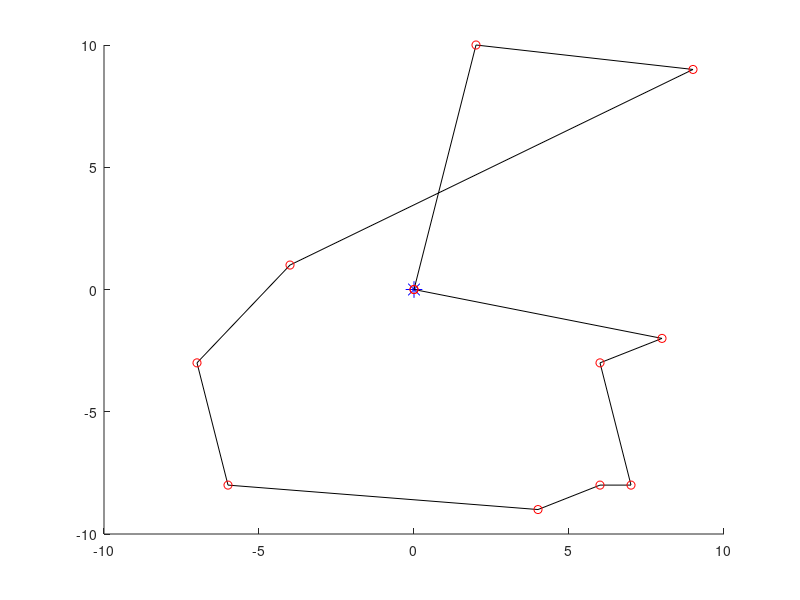
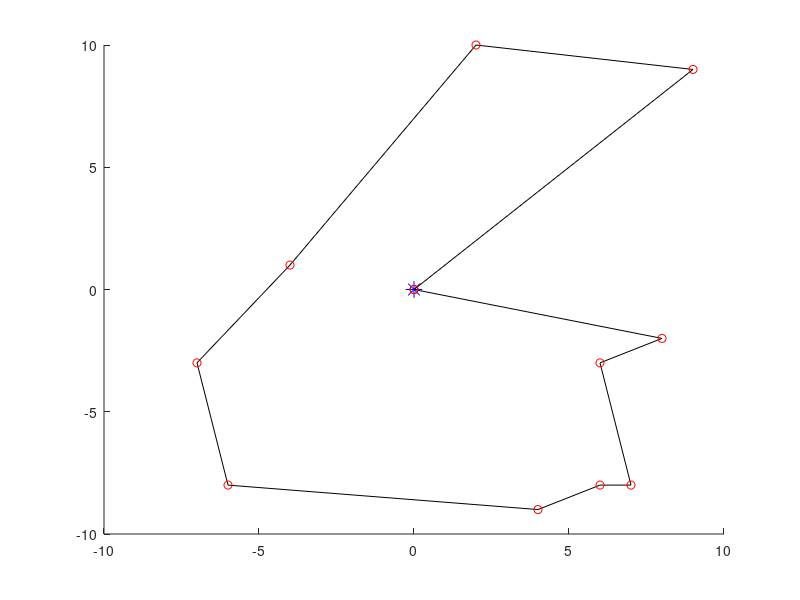
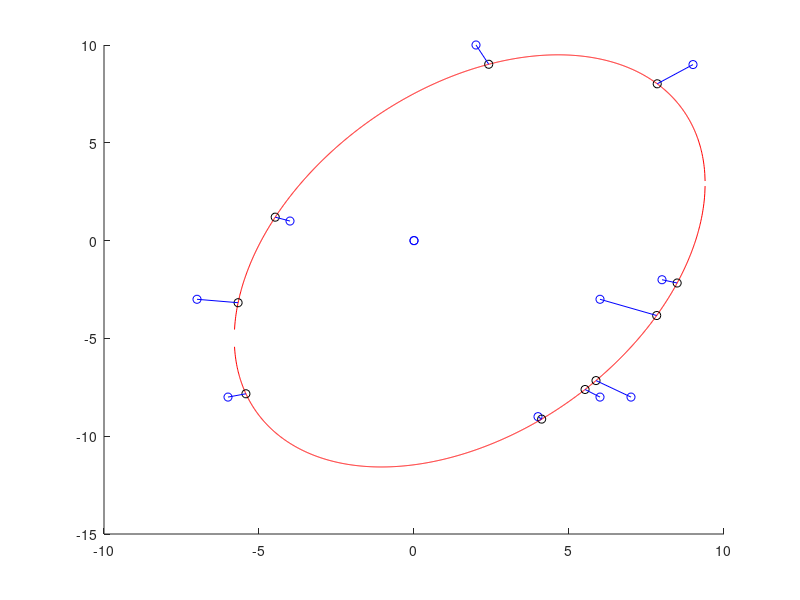

Here is the MATLAB script that generated these plots, in order:
function[] = TDRA( )
% This main function will execute the entirety of the Truck and Drone 
% routing algorithm. 

%%%
% When it comes to calculating the "travel time between two customers" we will 
% use the distance between the two nodes for trucks. When calculating the 
% travel time between two customers by UAV, we will use the distance but 
% divided by a speed factor of 1.5.
%%%

    % Variables 
    %      C0            Set of customer locations with depot as the starting
    %                     location where C0.x is the x location of the
    %                     customers and C0.y is the y locations of the
    %                     customers. 
    %       c            Number of customers
    %       U            Set of drones
    %       u            Number of drones
    % aafDistancesTruck  Travel times between two customers i & j by truck
    %     soln           Our representation of the solution where:
    %                      ansoln.Part1 represents the sequence of customers
    %                          visited by the truck
    %                      ansoln.Part2 represents the assignment of
    %                          customers to UAVs & also the sequence of
    %                          visits by each UAV
    %                      ansoln.Part3 represents the launch locations of
    %                          each UAV for every flight
    %                      ansoln.Part4 represents the reconvene locations of
    %                          each UAV for every flight
    %       Rmax         Maximum number of iterations that our heuristic
    %                      will run
    %       WeightInfo   The weight of each heuristic which serves as an
    %                      indicator of the performance of the heuristic

    
    
    
    % Generate customer locations
%     C0.x = (50 - -50)*rand(1, 4) + -50;
%     C0.y = (50 - -50)*rand(1, 4) + -50;
%     C0.x = [ 0 -10 0 0 ]; % we treat the first slot as the depot;
%     C0.y = [ 0 0 -10 -5 ];  % we treat the first slot as the depot;
%     C0.x = [ 0 randi([-10, 10], 1, 10) 0 ];
%     C0.y = [ 0 randi([-10, 10], 1, 10) 0 ];
    
    C0.x = [ 0 -4 -7 -6 4 6 2 9 8 7 6 0 ];
    C0.y = [ 0 1 -3 -8 -9 -3 10 9 -2 -8 -8 0];
    
% %          0  1  2  3  4  0   Customer ID
% %          1  2  3  4  5  6   Indices
%     C0.x = [ 0  8  6 -7  1  0 ];
%     C0.y = [ 0 -2 -3 -3  2  0 ];

%            0  1  2  3  4  5  6  0  Customer ID
%            1  2  3  4  5  6  7  8  Indices
%     C0.x = [ 0 -2 -3  2  2  7 -4  0 ]; 
%     C0.y = [ 0  4  1  4  3  1  3  0 ]; 

% 
%     C0.x = [0, 1, 2, 3, 3, 2, 1, 0 ]
%     C0.y = [0, 1, 1, 0.1, -1, -1, -1, 0]

%%%%%%%%%%%%%%%%%%%%%%%%Testing ellipse fitting %%%%%%%%%%%%%%%%%%%%%%%%
% Slanted ellipse
%     C0.x = [ 1, 2, 3, 4, 4.5, 5, 5.5, 6, 6, 5.7, 5.5, 5, 4, 3, 1, ...
%              -1, -3, -6, -7, -7.5, -7, -6, ...
%              -3, -2, -1, -4, -5];
%     C0.y = [ 7, 6, 5, 4, 3, 2, 0.5, -1, -1.5, -3.5, -4, -5, -5.3, -5.2, -4.5,...
%              8, 8, 7, 6, 4, 2, 0, ...
%              -2.5, -3, -3.5, -1.5, -1];
    

% Ellipse along x axis; This works well 
%     C0.x = [ -3, -2.5, -2, -1.5, -1, -.5, 0, .5, 1, 1.5, 2, 2.5, 3, -3, -2.5, -2, -1.5, -1, -.5, 0, .5, 1, 1.5, 2, 2.5, 3 ];
%     C0.y = [ 0.54, 1.06, 1.34, 1.52, 1.64, 1.71, 1.73, 1.71, 1.64, 1.54, 1.34, 1.06, .54, -0.54, -1.06, -1.34, -1.52, -1.64, -1.71, -1.73, -1.71, -1.64, -1.54, -1.34, -1.06, -.54 ];

% Ellipse along y axis
%     C0.x = [ 0 [ -2 : 0.5 : 2 ] [ -2 : 0.5 : 2 ] 0]
%     C0.y = [0 sqrt( 1 - (C0.x(1 : 9).^2)/4 ) [ -1*sqrt( 1 - (C0.x(10 : 18).^2)/4 ) ] 0 ]
    



    % Plot the customer locations
%     hold on
%     figure( 1 );
%     plot(0,0,'b*', 'MarkerSize', 12)
%     plot(C0.x, C0.y, 'bo')
%     hold off

    
    % Numbers of customers (excluding the depot) 
    c = length(C0.x) - 2;
    
    % Number of drones
    U = [1, 2];
    u = length(U);
    
    % Initial and final temperature (Inputs for SA)
    T0 = 90;
    TFinal = 0.01; 
    Beta_SA = 0.99;
    Imax = 20;
    
    % Calculate the distances between each all points
    % Here, our first row of the columns is how far our depot is from each 
    % of the customers. 
    aafDistances = calculateDistances(C0.x, C0.y);
    
    
    % Initialize solution data structure
    soln.anPart1 = zeros(1, length(C0.x));  % the Truck Route
    soln.anPart2 = [-1];  % Assignment of customers to UAVs
    soln.anPart3 = [-1];  % Launch locations of the UAVs
    soln.anPart4 = [-1];  % Reconvene locations of the UAVs
    
    
    % Generate initial solution s, to the STRPD based on SA
    s = simulatedAnnealing(c, aafDistances, soln, T0, TFinal, Beta_SA, Imax, u);
    
%%%%%%%%%%%%%%%%%%%%%%%%%%%%%%%%%%%%%%%%%%%%%%%%%%%%%%%%%%%%%%%%%%%%%%%%
    % Test plotting our path with drones
    % THis is correct btw
%     s.anPart1 = [ 0 4 2 3 0 ];
%     s.anPart3 = [ 2 -1 ];   % These indices refer to the cell number in part 1, so this is wrong. 
%     s.anPart2 = [ 1 -1 ];   % visits customer 1
%     s.anPart4 = [ 3 -1 ];   % returns to index 2 of s.anPart1 (which is customer 3)
% 
%     s.anPart1 = [ 0 4 3 1 2 0 ];    % MOST RECENT TEST
%     s.anPart3 = [ 1 -1 4 ];
%     s.anPart2 = [ 5 -1 6 ];
%     s.anPart4 = [ 3 -1 5 ]; 
    
%     s.anPart1 = [ 0 4 2 0 ];
%     s.anPart3 = [ 2 3 -1 ];   % These indices refer to the cell number in part 1, so this is wrong. 
%     s.anPart2 = [ 1 3 -1 ];   % visits customer 1
%     s.anPart4 = [ 3 4 -1 ];   % returns to index 2 of s.anPart1 (which is customer 3)

%     s.anPart1 = [ 0 4 2 0 ];
%     s.anPart3 = [ 2 -1 3 ];   % These indices refer to the cell number in part 1, so this is wrong. 
%     s.anPart2 = [ 1 -1 3 ];   % visits customer 1
%     s.anPart4 = [ 3 -1 4 ];   % returns to index 2 of s.anPart1 (which is customer 3)

%     s.anPart1 = [ 0 4 2 0 ];
%     s.anPart3 = [ 2 -1 3 ];   % These indices refer to the cell number in part 1, so this is wrong. 
%     s.anPart2 = [ 1 -1 3 ];   % visits customer 1
%     s.anPart4 = [ 3 -1 4 ];   % returns to index 2 of s.anPart1 (which is customer 3)
%%%%%%%%%%%%%%%%%%%%%%%%%%%%%%%%%%%%%%%%%%%%%%%%%%%%%%%%
%%%%%%%%%%%%%%%%%%%%%%%%%%%%%%%%%%%%%%%%%%%%%%%%%%%%%%%%%%%%%%%%%%%%%%%%

    % Plot the truck and drone route
    plot_route( C0, s, 1);
    
    
    % Initialize best solution, the rsult of the best solution, the 
    % iteration number, and the temperature
    s_best = s;
    fs_best = f(aafDistances, s_best, u);
    
    
    % Elliptical stuff
    solnOut = ellipticalCustomerAssignment( s_best, C0, u);
    
    % ALAN FIX THIS
    % The reason our plot isn't working too well is because for whatever
    % reason, the solnOut is choosing to return to a customer location that
    % is further away than the one it should be returning to . 
    hold on; 
    plot_route( C0, solnOut, 4)
    hold off; 
    
    f(aafDistances, solnOut, u)

    % This is line 4 of Algorithm 1: Outline of the TDRA
    solnTest = apply_heuristic_2_opt(solnOut, C0, aafDistances)

    WeightInfo = weight_init();

    Rmax = 10; 
    for iIter = 1 : Rmax
        nHeuristic = select_heuristic(WeightInfo);
    end
    
end

%%%%%%%%%%%%%%%%%%%%%%%%%%%%%%%%%%%%%%%%%%%%%%%%%%%%%%%%%%%%%%%%%%%%%%%%%%%
function[ ] = plot_route( C0, s, fig_num ) 
% plot_route will take in the customer locations & the initial solution
% produced via the Simulated annealing method. It will then plot the route 
% the truck will take. 
% Input 
%   C0      The locations of all the customers
%   s       The route we are plotting 
%   u       The number of drones 
%  fig_num  The number of the figure
% Output
%   

    % Variables
    %    a, b     Placeholder variables for the coordinates 
    %  nCustInd   counter to keep track of the customer indices 
    
    % Plot the truck route
    nCustInd = 2;
    a = [ 0 ]; 
    b = [ 0 ]; 
    
    % Fill in these a and b arrays
%     for i = s.anPart1( 2 : length(C0.x) - 1 )
    for i = s.anPart1( 2 : length(s.anPart1) - 1)
        a(nCustInd) = C0.x(i+1);
        b(nCustInd) = C0.y(i+1);
        nCustInd = nCustInd + 1; 
        a;
        b;
    end

    a(end + 1) = 0;
    b(end + 1) = 0;


        
    % Initialize the coords visited by the drones
    aanDrones = zeros(length(s.anPart2)-1, 6);
    
    C0;
    s; 
    % Fill in this matrix
    for iCustomer = 1 : length(s.anPart2)        
        if s.anPart2(iCustomer) == -1
            aanDrones( iCustomer, : ) = -1*ones(1, 6);
%             aanDrones = [ aanDrones ; -1*ones(1, 6) ]
            
        else
            aanDrones(iCustomer, 1) = C0.x(s.anPart1(s.anPart3(iCustomer)) + 1);
            aanDrones(iCustomer, 4) = C0.y(s.anPart1(s.anPart3(iCustomer)) + 1);

            aanDrones(iCustomer, 3) = C0.x(s.anPart1(s.anPart4(iCustomer)) + 1);
            aanDrones(iCustomer, 6) = C0.y(s.anPart1(s.anPart4(iCustomer)) + 1);

            aanDrones(iCustomer, 2) = C0.x(s.anPart2(iCustomer) + 1);
            aanDrones(iCustomer, 5) = C0.y(s.anPart2(iCustomer) + 1);
        end
    end
    
    
    
    % Plot the drone route
    aColors = ["r--", "b--", "g--", "k--", "m--"];
        
    % 
    aDimensions = size(aanDrones);
    
    % Plot this stuff
    figure(fig_num)
    hold on; 
    plot(0,0,'b*', 'MarkerSize', 12)
    plot(a, b, 'k-')
    plot(a, b, "ro")
    
    iDrone = 1; 
    for iRow = 1 : aDimensions 
        x = [ 0 ];
        y = [ 0 ]; 
        
        if aanDrones(iRow, 1) == -1
            iDrone = iDrone + 1; 
        else
            for iCol = 1 : 3
                x(iCol) = aanDrones(iRow, iCol);
                y(iCol) = aanDrones(iRow, iCol+3);
            end
            
            plot(x, y, aColors(iDrone));
        end
    end
    hold off; 
end

function[ aafDistances ] = calculateDistances( x, y )
% calculateDistances will calculate the distances between all the points 
%   on the graph
% INPUT
%   x, y   the x and y coordinates of the customers
% OUTPUT
%   aafDistances   An array of distances where D_ij is the distance between 
%                    house i and house j; this matrix should be symmetric

    % Variables
    %
    
    % Initialize the distances array
    aafDistances = zeros(length(x));
    
    % Calculate the distances
    for i = 1 : length(x)
        for j = 1 : length(x)
            aafDistances( i, j ) = sqrt( (x(i) - x(j))^2 + (y(i) - y(j))^2 );
        end
    end
    
end

function[ s_best ] = ...
    simulatedAnnealing( c, aafDistances, soln, T0, TFinal, Beta_SA, Imax, u)
% simulatedAnnealing function will take in an array of distances 
% and will generate a random TRP (traveling repairman problem).
% INPUT
%   c              The length of the soln
%  aafdistances    Array of distances between customers
%  soln            Data structure of solution
%   T0             The initial temperature
%   TFinal         The final temperature we want to approach
%  Beta_SA         The cooling schedule for our simulated annealing
%   Imax           The maximum number of iterations
%   u              The numebr of drones
% OUTPUT
%  s_best          Returns the best solution to the TRP 


    % Variables
    %  soln       Data structure with solutions parts 1, 2, 3, and 4 
    %     s       Solution to the TRP problem
    %  s_best     Best solution
    % fs_best     The result of the best solution7
    %     T       The current temperature of our simulated annealing
    

    % Initialize our current and final temperatures
    T = T0;     
    
    % Generate a ranomd TRP (Traveling Repairman Problem) 
    % randomly insert all customers into vector    
    soln.anPart1 = [ 0 randperm(c) 0 ];
    s = soln; % create duplicate of soln for comparison
    
    % Initilaize the best solution and the best result 
    s_best = s;
    fs_best = f(aafDistances, s, u); 
    
    sPrime = soln;
    
    % Run the simulated annealing process
    while T > TFinal
        for i = 1 : Imax 
            % Find neighbor to s
            sPrime.anPart1 = neighbor(s);
            

            
            % Check if neighbor is better than current solution 
            diff = fs_best - f(aafDistances, sPrime, u);
            
            % Check if neighbor is better
            if f(aafDistances, sPrime, u) < f(aafDistances, s_best, u)
                s_best.anPart1 = sPrime.anPart1;
                fs_best = f(aafDistances, sPrime, u); 
            end
            
            % Boltzmann probability time babbbyyyy
            if rand() < exp(-abs(diff) / T)
                s.anPart1 = sPrime.anPart1;
            end
            
        end
        
        % Cooling schedule
        T = Beta_SA * T; 
    end
    
    
    
end

function[ solnOut ] = ellipticalCustomerAssignment( solnIn, C0, k )
% The ellipticalCustomerAssignment heuristic function will take in a soln
% and then will return another solution. 

% INPUT
%  solnIn      This is the input solution
%  C0          The locations (coordinates) of the customers
%  k           Number of drones
% OUTPUT
%  solnOut     This is the output solution

    % VARIABLES
    %    D        The design matrix
    %    C        The constraint matrix
    %    S        Scatter matrix
    %    V        Matrix with columns being the eigenvectors
    %    D        Matrix where diagonals are eigenvalues
    %    g        Anonymous function for distance from point to conic
    %    h        Anonymous function for distance between two points
    % aVectorScaled  The parameters that create our ellipse
    % anSortedTruckCustomers   Vector of truck customers sorted by distance
    %                          to ellipse
    % aafDistances  Get the distances between all the points
    
    
    % Create matrix of distances
    aafDistances = calculateDistances(C0.x, C0.y);
    
    % Assign initial variables 
    solnOut = solnIn; 
    fSolnOut = f( aafDistances, solnIn, k);
    
    % Fit an ellipse to C0 
    % First create our design matrix
    D = zeros(length(C0.x) - 1, 6);
    for iRow = 1 : length(C0.x) - 1
        D( iRow, 1 ) = (C0.x(iRow))^2;
        D( iRow, 2 ) = C0.x(iRow) * C0.y(iRow);
        D( iRow, 3 ) = (C0.y(iRow))^2;
        D( iRow, 4 ) = C0.x(iRow);
        D( iRow, 5 ) = C0.y(iRow);
        D( iRow, 6 ) = 1;
        

    end
    
    
    % Next our constraint matrix
    C = zeros(6); 
    C(1, 3) = 2;
    C(3, 1) = 2;
    C(2, 2) = -1; 
    
    % Create scatter matrix
    S = D' * D;
    
    % Find our eigenvalues and eigenvectors
    [ eigenvector, eigenvalue ] = eig( S, C );
    
    % Find the smallest eigenvalue
    fMinDiag = inf;
    for iDiagonal = 1 : 6
        if eigenvalue(iDiagonal, iDiagonal) > 1e-6 && eigenvalue(iDiagonal, iDiagonal) < fMinDiag
            iMinDiag = iDiagonal;
            fMinDiag = eigenvalue(iDiagonal, iDiagonal);
        end
    end
    
    
    % Scale the parameters so that a'C*a = 1
    aVector = eigenvector( :, iMinDiag );
    fScaling = aVector' * C * aVector;
    aVectorScaled = aVector / sqrt(fScaling);
        
    
    % This function gives us the algebraic distance of any point (x, y)
    % from the conic. 
    g = @( a, x, y) (a(1)*x.^2 + a(2).*x.*y + a(3)*y.^2 + a(4)*x + a(5)*y + a(6));
    
    
    % Create functions from the quadratic formulas    
    fplus  = @(a, x) ( -(a(2)*x + a(5)) + sqrt( (a(2)*x + a(5)).^2 - 4*a(3)*(a(1)*x.^2 + a(4)*x + a(6)) ) ) / (2*a(3));
    fminus = @(a, x) ( -(a(2)*x + a(5)) - sqrt( (a(2)*x + a(5)).^2 - 4*a(3)*(a(1)*x.^2 + a(4)*x + a(6)) ) ) / (2*a(3));
    
    
    % Create array of points
    afXData = [ min(C0.x) - 10 : 0.01 : max(C0.x) + 10 ];
    % Check to see if the x and y are imaginary
    counter = 1;
    for x = afXData
        if isreal(fplus( aVectorScaled, x )) && fplus( aVectorScaled, x) ~= 0
            afXGoodData(counter) = x;
            afYDataPositive(counter) = fplus( aVectorScaled, x ); 
        end
        
        if isreal(fminus( aVectorScaled, x )) && fminus( aVectorScaled, x) ~= 0
            afYDataNegative(counter) = fminus( aVectorScaled, x );
        end
        
        if isreal(fminus( aVectorScaled, x )) && isreal(fplus( aVectorScaled, x ))
            counter = counter + 1; 
        end
        
        
    end
               
    
    % Plot the points
    figure(12345)
    hold on; 
    plot(C0.x, C0.y, 'bo')
    plot(afXGoodData, afYDataPositive, 'r-')
    plot(afXGoodData, afYDataNegative, 'r-')
    

    
    % Given a customer point (xi, yi), find the point (x, y) on an ellipse
    % that minimizes the distance between (xi, yi) and (x, y)
    
    % Set the max number of iterations, the threshold
    % for convergence
    nMax = 30; 
    fThreshold = 10^(-6);
    
    % Hard code the function and its jacobian
    h = @(x, y, lambda, xi, yi, a) ...
        [ 2*x - 2*xi + 2*a(1)*x*lambda + a(2)*lambda*y + a(4)*lambda; 
          2*y - 2*yi + a(2)*lambda*x + 2*a(3)*lambda*y + a(5)*lambda; 
          a(1)*x^2 + a(2)*x*y + a(3)*y^2 + a(4)*x + a(5)*y + a(6) ];

    h_jacobian = @(x, y, lambda, xi, yi, a) ...
        [ 2 + 2*a(1)*lambda, a(2)*lambda, 2*a(1)*x + a(2)*y + a(4); 
          a(2)*lambda, 2 + 2*a(3)*lambda, a(2)*x + 2*a(3)*y + a(5); 
          2*a(1)*x + a(2)*y + a(4), a(2)*x + 2*a(3)*y + a(5), 0 ];
      
   % Initialize ellipse points
   afEllipse.x = [];
   afEllipse.y = [];
   
   % Initialize vector of distances
   afDistanceFromEllipse = zeros(1, length(C0.x)-2); 
    
   %Instead of iterating through the length of the arrays, iterate through   
   for nCustomer = solnIn.anPart1(2 : end - 1)
       % Set initial guess
       %                  x                y        lambda
       afGuess = [ C0.x(nCustomer + 1); C0.y(nCustomer + 1); 0 ]; 
       
       
       % Get the unknowns
       [ ae_vals, j, aUnknowns ] = ... 
           newtons_method( nMax, afGuess, fThreshold, h, h_jacobian, aVectorScaled, C0, nCustomer+1);
       
       % Plot the point on the ellipse
       plot(aUnknowns(1, j-1), aUnknowns(2, j-1), 'ko')
       
       % Store the ellipse point
       afEllipse.x = aUnknowns(1, j-1);
       afEllipse.y = aUnknowns(2, j-1); 
       
       % Calculate the distance between customers and closest pt on ellipse
       afDistanceFromEllipse( nCustomer ) = sqrt( (afEllipse.x(end) - C0.x(nCustomer+1))^2 + ...
           (afEllipse.y(end) - C0.y(nCustomer+1))^2 );
       
       % Plot those thangs 
       plot( [ C0.x(nCustomer+1); afEllipse.x ], [C0.y(nCustomer+1); afEllipse.y], 'b-' )
%        [ C0.x(nCustomer); afEllipse.x ]
% %        for i = 1 : length(C0.x)
% %            plot( [ C0.x(nCustomer+1); afEllipse.x(nCustomer) ], [C0.y(nCustomer+1); afEllipse.y(nCustomer)], 'b-' )
% %        end
% %        hold off; 
             
              % Final Output Lines
%        fprintf("\n")
%         fprintf("Final Output Line for Part (a)\n")
%         fprintf("Current k    |      e^(k+1)     |      x^(k+1)\n" );
%         fprintf("  %4d       |   %10.10f   |   [ %2.6f ; %2.6f; %2.6f ]   \n", k-2, ae_vals(k-1), aUnknowns(1, k-1), aUnknowns(2, k-1), aUnknowns(3, k-1))
       
   end
    
   hold off;
   
   
   % Sort the customer in descending order from distance to the ellipse
   [ afSortedDistances, anSortedTruckCustomers ] = sort( afDistanceFromEllipse, 2, "descend" );

   afSortedDistances;
   
   
   % Get the distance matrix (the distances between all the points)
   aafDistances = calculateDistances(C0.x, C0.y); 
   
   
    % Now we start looping until no feasible position is available for
    % customers in the list for re-insertion in UAV routes
%     feasible = 1;  %
%     temp_counter = 0;     % this temporary counter will eventually be removed, 
                          % it is taking place of the feasibility thing
           
    bDone = 0;


    
% if for one iteration of the repeat loop, doesn't improve. 


    while ~bDone 
        % Initialize the "previous" best waiting time
        fTotalWaitingTimePrev = fSolnOut; 

        for i = 1 : length(anSortedTruckCustomers)           
            % Store the index of customer i in anSortedTruckCustomers
            jCust = anSortedTruckCustomers(i);  % customer index at index i in anSortedTruckCustomers
            
            % Select customer c_j in the list & remove it from truck route
            solnRemovedCustomer = soln_remove_truck_customer(solnIn, jCust);

%             %%%%% TEMPORARY STUFF REMOVE AFTER TESTING %%%%%
%             solnIn.anPart1 = [0 10 9 8 7 3 5 6 0];
%             solnIn.anPart3 = [ 1 6 -1 2 3 6];
%             solnIn.anPart2 = [11 1 -1 12 4 2];
%             solnIn.anPart4 = [3 7 -1 3 6 7];
%             solnIn
%             jCust = 8  % This is the customer we will be removing
%             %%%%% TEMPORARY STUFF REMOVE AFTER TESTING %%%%%
            
            % Check all potential positions in truck route
            for iTruckStop = 2 : length(solnIn.anPart1) - 1
                % Insert the customer in the truck route
                insertedTruckSoln = ...
                    soln_insert_truck_customer(solnRemovedCustomer, jCust, iTruckStop);
                
                
                % Check feasibility 
                % Totally checking feasibility, yep looks super great
                bFeasible = check_feasibility(insertedTruckSoln);           
                
                % Calculate the total waiting time
                fTruckInsertionWaitingTime = f( aafDistances, insertedTruckSoln, k ); 

                % Compare this s to our original s_out
                if bFeasible && (fTruckInsertionWaitingTime < fSolnOut)
                    solnOut = insertedTruckSoln; 
                    fSolnOut = fTruckInsertionWaitingTime; 
                end
            end

            % Intialize feasibility for inserting customer into drone
%             bFeasible = 1;  
            
            indexindexindex = 1;
            % Check all potential positions in drone route
            for iDrone = 1 : k
                for iStopLeave = 1 : length(solnRemovedCustomer.anPart1)
                    for iStopReturn = iStopLeave + 1 : length(solnRemovedCustomer.anPart1)
                        % Insert the customer in the truck route
                        insertedDroneSoln = ... 
                            soln_add_drone_customer(solnRemovedCustomer,...
                            jCust, iDrone, iStopLeave, iStopReturn);

                        % Check feasibility
                        bFeasible = check_feasibility(insertedDroneSoln, C0, aafDistances);

                        % Let's check what it looks like
%                         hold on; 
%                         plot_route( C0, insertedDroneSoln, indexindexindex)
%                         hold off;
                        
                        % Calculate the total waiting time
                        % note: when calculating wait times, we are using
                        % the CURRENT soln.anPart1 
                        fDroneInsertionWaitingTime = f( aafDistances, insertedDroneSoln, k); 

                        % Compare this to the solnOut
                        if bFeasible && (fDroneInsertionWaitingTime < fSolnOut)
                            solnOut = insertedDroneSoln; 
                            fSolnOut = fDroneInsertionWaitingTime; 
                        end

                        indexindexindex = indexindexindex + 1; 
                    end
                end
            end
        end % here here here


        % Remove the customer from the list
        anSortedTruckCustomers(1) = []; 


        % right here
        if fTotalWaitingTimePrev <= fSolnOut 
            bDone = 1; 
        end
    end

end

function[ ae_vals, k, aUnknowns ] = ...
    newtons_method( nMax, afGuess, fThreshold, h, h_jacobian, a, C0, iCustomer )
% Newton's method will approximate the roots of our function h. For this
% particular problem, h is the gradient of our distance formula. 
% Input
%   nMax               The maximum number of iterations
%   afGuess            Our initial guess
%   fThreshold         The threshold for convergence
%   h                  The function we are trying to find the root of 
%   h_jacobian         The jacobian of function h
%   aVectorScaled      The paramters we found to create our ellipse
%   C0                 Our set of customers
%   iCustomer          The current customer we are at
% Output
%   ae_vals            Array of error values
%   k                  Number of iterations
%   aUnknowns          Array of unknowns we are trying to find

    % Local Variables
    %  k           Number of iterations it took to converge
    %  e           The error value
    %  xi          x coordinate of the customers
    %  yi          y coordinate of the customers
    
    % Initialize k values and error value e
    k = 1; 
    e = 99;   % absurd error value
    
    % Create variables for the x and y coordinates of the customers
    xi = C0.x(iCustomer); 
    yi = C0.y(iCustomer); 
    
    % Initialize vector to hold the updating x, y, and lambda values and
    % vector for e values
    aUnknowns = zeros(3, nMax); 
    ae_vals = zeros(1, nMax); 
    aUnknowns(:, 1) = afGuess; 
    ae_vals(1) = e; 
    
    % Run Newton's Method for the vector case
    while k < nMax + 2 && ae_vals(k) > fThreshold
        aUnknowns(:, k+1) = aUnknowns(:, k) - ... 
            h_jacobian(aUnknowns(1, k), aUnknowns(2, k), aUnknowns(3, k), xi, yi, a) \ ...
            h(aUnknowns(1, k), aUnknowns(2, k), aUnknowns(3, k), xi, yi, a ); 
        
        % Calculate the error
        ae_vals(k+1) = norm( aUnknowns(:, k+1) - aUnknowns(:, k) );
        
        % Print k, the error and the value
%         fprintf("Current k    |      e^(k+1)     |      x^(k+1)\n" );
%         fprintf("  %4d       |   %10.10f   |   [ %2.6f ; %2.6f; %2.6f ]   \n", k-1, ae_vals(k+1), aUnknowns(1, k+1), aUnknowns(2, k+1), aUnknowns(3, k+1))
        
        % Update k 
        k = k + 1; 
    end
end

function[ solnOut ] = soln_remove_truck_customer(solnIn, jCust)
% The soln_remove_truck_Customer function takes in a solution structure and
% the customer j that we will be removing from the truck route. It will
% first loop over soln.anPart1 to find jCust. Then it will "remove him" by
% esentially shifting everyone in solnIn.anPart1 after him down by 1. 
% Input
%  solnIn     The solution we are currently working with
%  jCust      The customer we will be removing from part 1 of solnIn
% Output
%  solnOut    The resulting solution

    % Local variables
    %  iCustomer     counter variable to keep track of the customer index
    %  
    
    % Loop over soln.anPart1 to find jCust
    for iCustomer = 1 : length(solnIn.anPart1)
        if solnIn.anPart1(iCustomer) == jCust
            jCustIndex = iCustomer; 
        end
    end
    
    % Remove jCust and shift everyone down
    solnIn.anPart1(jCustIndex) = [];
    solnIn.anPart1;

    % Shift things in part 3 and part 4 that are after the removal slot
    % down by 1
    nDroneCounter = 1; 
    for nIndex = 1 : length(solnIn.anPart3)
        if solnIn.anPart3(nIndex) < 0
            nDroneCounter = nDroneCounter + 1;
            
        else
            if solnIn.anPart3(nIndex) > jCustIndex  % "if it comes after"
                solnIn.anPart3(nIndex) = solnIn.anPart3(nIndex) - 1;  
            end
            
            if solnIn.anPart4(nIndex) > jCustIndex
                solnIn.anPart4(nIndex) = solnIn.anPart4(nIndex) - 1; 
            end
        end
    end
    
    % Return the solnOut
    solnOut = solnIn; 
  
end

function[ solnOut ] = soln_insert_truck_customer(solnIn, jCust, iStop)
% The soln_insert_truck_customer method will take in the solution, the
% jCustomer we will be inserting, and the place where the truck will be
% inserted. 
% Inputer
%    solnIn    The input solution
%    jCust     the customer that will be inserted
%    iStop     Where the truck will be placed

    % Local Variables
    %
    
    % Initialize the out solution 
    solnOut = solnIn;
    
    % First insert values 1 to iStop - 1
    solnOut.anPart1 = solnIn.anPart1(1 : iStop - 1);
    
    % Next insert jCust
    solnOut.anPart1(iStop) = jCust; 
    
    % Next insert the remaining values iStop to the end of the array
    solnOut.anPart1 = [ solnOut.anPart1 solnIn.anPart1(iStop : end)]; 
    
    % Update anPart3 and anPart4
    nDroneCounter = 1; 
    for nIndex = 1 : length(solnIn.anPart3)
        if solnIn.anPart3(nIndex) < 0
            nDroneCounter = nDroneCounter + 1; 
        else
            if solnIn.anPart3(nIndex) >= iStop
                solnOut.anPart3(nIndex) = solnIn.anPart3(nIndex) + 1; 
            end
            
            if solnIn.anPart4(nIndex) >= iStop
                solnOut.anPart4(nIndex) = solnIn.anPart4(nIndex) + 1; 
            end
        end
    end             
end

function[ solnOut ] = ...
    soln_add_drone_customer(solnIn, jCust, iDrone, iStopLeave, iStopReturn)
% soln_add_drone_customer will take in the current solution data structure,
% the customer we will be including, the drone that will be delivering to
% it as well as where the drone will be departing from and arriving to. 
% Input
%  solnIn       Current solution
%  jCust        Customer we are inserting
%  iDrone       The drone that will be delivering to that customer
%  iStopLeave   The index from which the drone will be leaving (based off
%                of the indices from soln.anPart1) 
%  iStopReturn  The index where the drone will be returning (also based off
%                of the indices from soln.anPart1)

% Output
%  solnOut      The resutling solution. 

    % Local variable
    % iPart3Drone     The drone we are currently looking at in part 3
    
    
    % Find the drone we are looking for in solnIn.anPart3
    iPart3Drone = 1;                   
    nDroneCounter = 1;
    
    % Initialize the solnOut
    solnOut = solnIn; 
    
    while (nDroneCounter ~= iDrone)
        % If we hit a separator (-1) increment the drone
        if (solnIn.anPart3(iPart3Drone) == -1)
            nDroneCounter = nDroneCounter + 1; 
        end
        iPart3Drone = iPart3Drone + 1; 
    end
    
    
    % Look for where iStopLeave fits in solnIn.anPart3 (start from
    % iPart3Drone)
    bPlaced = 0;
    iLeavePlacement = iPart3Drone; 
    while (~bPlaced)        
        % In the case that we want to assign drone n a customer, but there
        % are currently no drone n customers
        if iLeavePlacement > length(solnIn.anPart3)
            % Insert placeholder slot
            solnOut.anPart3(end + 1) = 0;
            solnOut.anPart2(end + 1) = 0; 
            solnOut.anPart4(end + 1) = 0; 
        end
                    
        if (solnOut.anPart3(iLeavePlacement) < iStopLeave)
            % Then we place it in index iLeavePlacement
            bPlaced = 1; 
            
        else
            % We iterate through
            iLeavePlacement = iLeavePlacement + 1; 

        end
    end
    
    
    % Shift oclumns in Part 3 up by 1
    % Shift the columns at & abova where it goes to the right by 1
    solnOut.anPart3 = solnIn.anPart3(1 : iLeavePlacement - 1); 
    
    % Insert the index it will be leaving from
    solnOut.anPart3(iLeavePlacement) = iStopLeave;
    
    % Insert the remaining values iStopLeave to the end of the array
    solnOut.anPart3 = [ solnOut.anPart3 solnIn.anPart3(iLeavePlacement : end) ];
    
    % ----
    % Shift columns in Part 2 up by 1
    % Shift the columns at & abova where it goes to the right by 1
    solnOut.anPart2 = solnIn.anPart2(1 : iLeavePlacement - 1);
    
    % Insert the customer jCust
    solnOut.anPart2(iLeavePlacement) = jCust; 
    
    % Insert the remaining values iStopLeave to the end of the array
    solnOut.anPart2 = [ solnOut.anPart2 solnIn.anPart2(iLeavePlacement : end) ]; 
    
    
    % ----
    % Shift the columns in Part 4 up by 1
    % Shift the columns at & above where it goes to the right by 1
    solnOut.anPart4 = solnIn.anPart4(1 : iLeavePlacement - 1);

    % Insert the customer return index
    solnOut.anPart4( iLeavePlacement ) = iStopReturn; 
    
    % Insert the remaining values iStopLeave to the end of the array
    solnOut.anPart4 = [ solnOut.anPart4 solnIn.anPart4(iLeavePlacement : end) ];       
end

function[ sPrime ] = neighbor( soln )
% The neighbor function will implement the well-known 2-opt method for
% creating neighbors for our current solution s. Here, we must note that
% our 2-opt method will switch two customers within the vector of Parts 1
% and 2. The customers are selected randomly. Our 2-opt is a local search
% heuristic.

% INPUT
%   soln       Current solution data structure.
% OUTPUT
%  sPrime      A neighbor to input solution soln

    % Variables
    %    sPrime    The soln.anPart1 which is the neighbor to our original 
    %                soln.anPart1  
    %  randIndex1  The index of the customer that will be switched out from
    %                part 1 of the soln data structure
    %  randIndex2  The index of the customer that will be switched out from
    %                part 2 of the soln data structure. 
    %    nTemp     A temporary variable that holds the customer at index 
    %                randIndex1
    
    
    % Randomly pick two customer indices from anPart1 
    randIndex1 = -1;
    randIndex2 = -1;
    
    % Make sure that we don't pick the same two indices
    while randIndex1 == randIndex2
        randIndex1 = randi([2, length(soln.anPart1)-1]);
        randIndex2 = randi([2, length(soln.anPart1)-1]); 
    end
    
%     fprintf("Before switching: \n")
%     soln.anPart1
    
    % Switch their positions in soln.anPart1
    nTemp = soln.anPart1(randIndex1);
    soln.anPart1(randIndex1) = soln.anPart1(randIndex2);
    soln.anPart1(randIndex2) = nTemp; 
    
% %     fprintf("after switching: \n")
%     soln.anPart1
    
    % Return the new neighbor to the input solution
    sPrime = soln.anPart1;
    
end

function[ bValid ] = check_flight_validity( aafDistances, nLeaving, nVisiting, nReturning ) 
% Check flight validity will take a matrix of distances, as well as the
% leaving, visiting, and returning nodes of a drone flight path. It will
% then determine if the flight distance of the drone falls within
% parameters. 

% Input
%   aafDistances    Matrix of distances between customer nodes
%   nLeaving        The node from which the drone will be leaving
%   nVisiting       The customer node which the drone visits
%   nReturning      The cusotmer that the drone returns to 
% Output
%   bValid          Boolean variable that determines whether the flight
%                       path is valid

    % Variables
    % maxDistance   The maximum flight distance a drone can fly
    % alpha         The factor by which the flight distance is divided to
    %                 account for drone speed
    % a             Distance from departure to the customer
    % b             Distnace from the customer to the returning depot
    % fDrone Distance   The total "distance" flown by the drone
    

    % Initialize max flight distance, alpha, and boolean valid variable
    maxDistance = 10; 
    alpha = 1.5;
    bValid = 1; 
    
    % Calculate the distance from departure to the customer
    a = aafDistances(nLeaving+1, nVisiting+1); 

    % Calculate the distance from the customer to the returning
    b = aafDistances(nVisiting+1, nReturning+1); 

    % Total drone distance 
    fDroneDistance = (a+b)/alpha; 

    if fDroneDistance > maxDistance
        bValid = 0; 
    end
end

function[ fTotalWaitTime ] = f( aafDistances, soln, k)
% This function f is our wait time function. In this case, we treat
%  the time = distance for our trucks and we calculate the time for the 
%  drones using a speed factor of 1.5

% INPUT
%   aafDistances    Array of floats containing the distances between custs.
%   soln            Data structure of solutions in parts 1, 2, 3 and 4 
%   k               Number of drones
% OUTPUT
%   fTotalWaitTime  Float of total wait time 
    

    % Variables
    %   alpha         Our speed factor for the drones. 
    %   aSoln         Current solution
    
    
    % Initialize constants
    alpha = 1.5;
    
    
    % Create temporary list of customers
    anCustomers = soln.anPart1;
    
    % Create vector arrival and departure times for drones and trucks
    aafDroneArrivalTime = zeros(k, length(aafDistances));
    aafTruckArrivalTime = zeros(1, length(aafDistances));
    aafTruckDepartureTime = zeros(1, length(aafDistances));
    
    % Calculate the total wait time for the truck customers
    iPrevious = 1; 
    for iCustomerIndex = 2 : length(soln.anPart1) % Here iCustomerIndex = 1 & = length(soln.anPart1) are the nodes 
        iDrone = 1; % Initialize drone counter
        
        % Calculate the arrival time of the truck to this node        
%         aafTruckArrivalTime(anCustomers(iCustomerIndex) + 1) = ...
%             aafDistances( anCustomers(iCustomerIndex - 1) + 1, anCustomers(iCustomerIndex) + 1 ) ...
%           + aafTruckArrivalTime( anCustomers(iCustomerIndex - 1) + 1);
        aafTruckArrivalTime(anCustomers(iCustomerIndex) + 1) = ...
            aafDistances( anCustomers(iCustomerIndex - 1) + 1, anCustomers(iCustomerIndex) + 1 ) ...
          + aafTruckDepartureTime( anCustomers(iCustomerIndex - 1) + 1);
        
%         "Put this arrival times in aafTruckDepartureTimes and vector and 
%          then update them if they have a drone approaching that same
%          node. So that if there is no drone going towards customer at
%          iCustomerIndex, then they already have something in their truck
%          arrival time vector. That is, we are assuming that no customer
%          has a drone delivering to them. 
%          NOTE: ASSUME INSTANTANEOUS ARRIVAL AND DEPARTURE
        aafTruckDepartureTime(anCustomers(iCustomerIndex) + 1) = ...
            aafTruckArrivalTime(anCustomers(iCustomerIndex) + 1);
        

        
        for iReconveneIndex = 1 : length(soln.anPart4)
            
            % Check if we have an "X" there
            if soln.anPart4(iReconveneIndex) == -1
                iDrone = iDrone + 1;
            end
            
            % Get the arrival time of the drones
            if iCustomerIndex == soln.anPart4(iReconveneIndex) % This means there is a drone flying to this point

                % calculate distance from departure node to customer node
                a = aafDistances( anCustomers(soln.anPart3(iReconveneIndex)) + 1, soln.anPart2(iReconveneIndex) + 1);
                
                % Calculate distance from customer node to arrival node
                b = aafDistances( soln.anPart2(iReconveneIndex) + 1, anCustomers(soln.anPart4(iReconveneIndex)) + 1);
%                 b = aafDistances( soln.anPart2(iReconveneIndex) + 1, anCustomers(soln.anPart4(iReconveneIndex) + 1) );

                
                aafDroneArrivalTime(iDrone, anCustomers(soln.anPart4(iReconveneIndex)) + 1) = (a + b)/alpha;
                
                %%%% WORKS TILL HERE %%%%
                
                % if Truck is there before the drone, it must wait
                if aafTruckArrivalTime(anCustomers(iCustomerIndex) + 1) < ... 
                        max (aafDroneArrivalTime( :, anCustomers(iCustomerIndex) + 1 ) ) ...
                        + aafTruckDepartureTime(anCustomers(iPrevious) + 1) % added this addition bit

                    aafTruckDepartureTime(anCustomers(iCustomerIndex) + 1) = ...
                        max (aafDroneArrivalTime( :, anCustomers(iCustomerIndex) + 1) ) + ...
                        aafTruckDepartureTime(anCustomers(iPrevious) + 1);
                    % do we need to add everything up to this point to the
                    % distance traveled by the drone??
                elseif aafTruckArrivalTime(anCustomers(iCustomerIndex) + 1) > max( aafDroneArrivalTime( :, iCustomerIndex) )
                    % If the drone is there before the truck
                    aafTruckDepartureTime(anCustomers(iCustomerIndex) + 1) = aafTruckArrivalTime( anCustomers(iCustomerIndex) + 1);
                end
                    
            end
            
        end
       iPrevious = iPrevious + 1;  
    end
    
    
    % Get the total waiting time 
    fTotalWaitTime = aafTruckDepartureTime( soln.anPart1(end - 1) + 1 ); 


%     %% NOTES
%     % WE MIGHT HAVE TO CREATE IF STATEMENT FOR WHAT TO RETURN. For example,
%     % if the last customer is visited by a drone and arrives there before
%     % the truck, we are not interested in waiting for the truck to get
%     % there (since our drone would have already delivered to the customer).
%     %   In this case we don't want to return the aafTruckDepartureTime. 
% 
%     % Potential Fix: in the case that we visit a customer and the drone
%     % gets there faster, IF there is a customer to visit afterwards, THEN
%     % we choose the higher time. ELSE (last customer), we take the minimum.
%     % Look at the picture titled "ECA_fig1"

end

function[ bFeasible ] = check_feasibility( solnIn, C0, aafDistances )
% This function will check the feasibility of the solution that is passed 
% in. It will check that several requirements are satisfied: 
% FOR DRONES: 
% - Travel distance for each drone <= max
% - Leaving stop of drone (part 3) < returning stop of drone (part 4)**
% - No overlapping drone trips (we don't give a drone in the air a delivery)
%       - for each slot in part 4, make sure entry in slot+1 of part 3 is 
%         >= the part 4 value
% GENERAL: 
% - Make sure each customer is delivered to 
% - Battery pack availability/battery life for consecutive trips
% - No out and back trips (covered by **) (part3 == part4)
% TRUCK: 
% - truck must start and end at the depot
% Input
%  solnIn         Input solution
%  C0             The customer locations
%  aafDistances   The distances between customer nodes
% Output
%   bFeasible  Boolean value that is true if the solution is feasible; 
%               false otherwise

    % Local variables
    %  maxDistance     The max distance a drone can fly
    %  alpha           Drone flight multiplier constant
    %  fDroneDistance  The distance flown by a specific drone

    % Initialize drone flight multiplier constant
    alpha = 1.5;

    % Initialize maxDistance variable
    maxDistance = 10; 
    
    % Initialize bFeasible to true
    bFeasible = 1; 

    % Create variable for all of the customers
    anCustomers = solnIn.anPart1; 

    % Make sure that drone isn't traveling back and forth
    iCustIndex = 1; 
    while iCustIndex <= length(solnIn.anPart3) && bFeasible
        if (solnIn.anPart3(iCustIndex) == solnIn.anPart4(iCustIndex) && solnIn.anPart3(iCustIndex) ~= -1)
            bFeasible = 0; 
        end

        if (solnIn.anPart3(iCustIndex) == 1 && (solnIn.anPart4(iCustIndex) == length(solnIn.anPart1)))
            bFeasible = 0; 
        end
        iCustIndex = iCustIndex + 1; 
    end

    % Make sure that the travel distance for each drone is not too far
    i = 1; 
    while i <= length(solnIn.anPart3) && bFeasible
        fDroneDistance = 0; 
        if (solnIn.anPart3(i) ~= -1)
            % Here, we will do the drone flight distance calculation the
            % way we did it in the f() function. 

            % Calculate the distance from departure to the customer
            a = aafDistances( anCustomers(solnIn.anPart3(i)) + 1, solnIn.anPart2(i) + 1); 

            % Calculate the distance from the customer to the arrival
            b = aafDistances( solnIn.anPart2(i) + 1, anCustomers(solnIn.anPart4(i)) + 1); 

            % Total Drone distance
            fDroneDistance = (a+b)/alpha;
        end

        if fDroneDistance > maxDistance
            bFeasible = 0; 
        end
        i = i+1; 
    end
end

% Heuristics
function[ WeightInfo ] = weight_init()
% The weight_init() function will initialize the weights of all the
% heuristics available to us and return a structure that keeps track of
% scores, times, weights, gammas, and segments. 

% Input
% 

% Output
%   WeightInfo          The variable WeightInfo is a data structure with
%                        the following attributes: 
%
%    WeightInfo.afScores  : pi vector which represents the heuristic scores
%    WeightInfo.anTimes   : theta vector which represents the number of
%                            times each heuristic was used 
%    WeightInfo.aafWeights: w_q,l array which represents the weight of
%                            heuristic q (col) used in segment l (row)
%    WeightInfo.fGamma    : a coefficient between 0 and 1 used to balance
%                            between the value of earlier weights and the
%                            new normalized scores
%         .nSegmentCounter: current l 

    % Variables
    %   numHeuristics      The current number of heuristics implemented in
    %                       the code; 

    % Number of heuristics
    numHeuristics = 2; 
    
    % Initialize WeightInfo
    WeightInfo.afScores = zeros(1, numHeuristics); % 2 heuristics 
    WeightInfo.anTimes = zeros(1, numHeuristics); 
    WeightInfo.aafWeights(1, :) = (1/numHeuristics) * ones(1, numHeuristics); 
    WeightInfo.fGamma = 0.2; 
    WeightInfo.nSegmentCounter = 1; 
    
end

function[ nHeuristic ] = select_heuristic( WeightInfo ) 
% The select_heuristic function will take in a WeightInfo variable with a
% structure with the attributes: scores, times, weights, gamma, and segment
% counter. It will calculate the probabilities of the heuristic being
% selected using the WeightInfo.aafWeights attribute. 

% Input
%  WeightInfo       Structure with attributes afScores, anTimes,
%                    aafWeights, fGamma, and nSegmentCounter

% Output
%  nHeuristic       Returns the index associated with the chosen heuristic.
%                    For example, 1 = 2-Opt Heuristic, 2 = 3-opt Heuristic,
%                    3 = Greedy Assignment Heuristic, etc

    % Variables
    %  afProbabilities       Vector of probabilities of each heuristic being selected
    %  fHeuristicWeightSum   The sum of the weights from
    %                           WeightInfo.nSegmentCounter
    %  anSize                The dimensions of the aafWeights attribute

    % Calculate the size
    anSize = size(WeightInfo.aafWeights);

    % Calculate vector of probabilities
    fHeuristicWeightSum = 0; 
    for i = 1 : anSize(2)
        fHeuristicWeightSum = fHeuristicWeightSum + ... 
            WeightInfo.aafWeights(WeightInfo.nSegmentCounter, i); 
    end
    
    afProbabilities = ...
        WeightInfo.aafWeights(WeightInfo.nSegmentCounter, :) / fHeuristicWeightSum; 

    % Split interval 
    afBoundaries = [0]; 

    for i = 1 : length(afProbabilities)
        afBoundaries(i+1) = afBoundaries(i) + afProbabilities(i);
    end
    
    % Randomly select one
    fRand = rand(); 

    % Map the rand # to nHeuristic
    for i = 1 : length(afBoundaries)
        if fRand >= afBoundaries(i)
            nHeuristic = i; 
        end
    end      
end

function[ solnNew ] = apply_heuristic_2_opt( solnCurr, C0, aafDistances )
% This function will implement the 2-opt heuristic which will swap two
% customers within the vector of Parts 1 and 2. The customers are selected
% randomly for the 2-Opt method. Chainging the values in Parts 1 and 2
% while keeping the values in Parts 3 and 4 unchanged may lead to an
% infeasible solution due to the flight range constraint. In the case of
% infeasibility, we use the DRONE PLANNER HEURISTIC. 

% Input
%  solnCurr       The current solution 
%  C0             The locations (coordinates) of the customers
%  aafDistances   The distances between customer node

% Output
%  solnBest   The best solution our algorithm was able to determine

    % Variables
    %  nCustA      Randomly selected customer integer
    %  nCustB      Randomly selected customer integer
    %  nCustomers  Number of customers
    %  nIndA1      Index of customer A if in part 1 (-1 if not in part 1)
    %  nIndB1      Index of customer B if in part 1 (-1 if not in part 1)
    %  nIndA2      Index of customer A if in part 2 (-1 if not in part 1)
    %  nIndB2      Index of customer B if in part 2 (-1 if not in part 1)

    % Get the number of customers
    nCustomers = length(solnCurr.anPart1) - 2; 

    for i = 1 : length(solnCurr.anPart2) 
        if solnCurr.anPart2(i) ~= -1
            nCustomers = nCustomers + 1; 
        end
    end
    
    % Get customers to be swapped
    nCustA = randi([1, nCustomers]); % Ignore the 2 zeros
    nCustB = randi([1, nCustomers]);
    
    while nCustB == nCustA
        nCustB = randi([1, nCustomers]);
    end

    % Find which slot in either part1 or part2 each of A & B are at
    % Part 1
    nIndA1 = -1; 
    nIndB1 = -1; 
    for nIndex = 1 : length(solnCurr.anPart1)
        if nCustA == solnCurr.anPart1(nIndex)
            nIndA1 = nIndex;
        end

        if nCustB == solnCurr.anPart1(nIndex) 
            nIndB1 = nIndex;
        end
    end

    % Part 2
    nIndA2 = -1; 
    nIndB2 = -1; 
    for nIndex = 1 : length(solnCurr.anPart2)
        if nCustA == solnCurr.anPart2(nIndex)
            nIndA2 = nIndex; 
        end

        if nCustB == solnCurr.anPart2(nIndex)
            nIndB2 = nIndex; 
        end
    end

    % Create solnNew and swap the two variables
    solnNew = solnCurr; 

    % customer a in part 1 and customer b in part 2
    if nIndA1 ~= -1 && nIndB2 ~= -1
        tempCust = solnNew.anPart1(nIndA1); 
        solnNew.anPart1(nIndA1) = solnNew.anPart2(nIndB2); 
        solnNew.anPart2(nIndB2) = tempCust; 

    % customer a in part 2 and customer b in part 1
    elseif nIndA2 ~= -1 && nIndB1 ~= -1
        tempCust = solnNew.anPart2(nIndA2); 
        solnNew.anPart2(nIndA2) = solnNew.anPart1(nIndB1); 
        solnNew.anPart1(nIndB1) = tempCust; 

    % customer a and b are in part 1
    elseif nIndA1 ~= -1 && nIndB1 ~= -1
        tempCust = solnNew.anPart1(nIndA1); 
        solnNew.anPart1(nIndA1) = solnNew.anPart1(nIndB1); 
        solnNew.anPart1(nIndB1) = tempCust; 

    % customer a and b are in part 2
    elseif nIndA2 ~= -1 && nIndB2 ~= -1
        tempCust = solnNew.anPart2(nIndA2);
        solnNew.anPart2(nIndA2) = solnNew.anPart2(nIndB2); 
        solnNew.anPart2(nIndB2) = tempCust; 
    end


   % Check the feasibility
   bFeasible = check_feasibility(solnNew, C0, aafDistances); 
   if bFeasible == 0
       solnNew = apply_heuristic_7_drone_planner(solnNew, C0, aafDistances); 

       if check_feasibility(solnNew, C0, aafDistances) == 0
           solnNew = solnCurr; 
       end
   end
end

function[ solnNew ] = apply_heuristic_7_drone_planner(solnIn, C0, aafDistances) 
% This function will apply the drone planner heuristic. 

% Input
%   solnIn          The input solution structure
%   C0              The locations (coordinates) of the customers
%   aafDistances    Matrix of all distances between nodes
% Output
%   solnNew         The new solution created from the drone planner
%                       heuristic

    % Variables
    %   P_j         Nested structure that contains every (i, s) combination
    %               where i, s in V (set of all nodes in the network) &&
    %               the flight from i to j to s is in range (< L) && i and
    %               s are truck customers && i is served before s
    %  nDrones      Number of drones           

    solnNew = solnIn; 
    % Count the number of drones
    if isempty(solnIn.anPart2)
        nDrones = 0; 
    else
        nDrones = 1; 
        i = 1; 
        while i < length(solnIn.anPart2) 
            if solnIn.anPart2(i) == -1 
                nDrones = nDrones + 1; 
            end
            i = i + 1; 
        end
    end

    % Create the P_j variable 
    n = length(solnIn.anPart1) - 1; 
    
    iDroneCustomer = 1; 
    for iDrone = 1 : nDrones
        while iDroneCustomer < length(solnIn.anPart2) && solnIn.anPart2(iDroneCustomer) ~= -1           
            iRow = 1; 
            P_j(iDrone).Customer(solnIn.anPart2(iDroneCustomer)).aanCust = zeros(n*(n+1)/2, 2); % the number of possible permutations
            for iLeaving = 1 : length(solnIn.anPart1)
                for sReturning = iLeaving + 1 : length(solnIn.anPart1)
                    P_j(iDrone).Customer(solnIn.anPart2(iDroneCustomer)).aanCust(iRow, :) = ...
                        [solnIn.anPart1(iLeaving), solnIn.anPart1(sReturning)];
                    iRow = iRow + 1; 
                end
            end
            
            for iLeaving = 1 : length(solnIn.anPart1)
                for sReturning = iLeaving + 1 : length(solnIn.anPart1)
                    % Only add solution if it is feasible
                    if check_flight_validity(aafDistances, solnIn.anPart1(iLeaving), solnIn.anPart2(iDroneCustomer), solnIn.anPart1(sReturning))
                        P_j(iDrone).Customer(solnIn.anPart2(iDroneCustomer)).aanCust(iRow, :) = ...
                        [solnIn.anPart1(iLeaving), solnIn.anPart1(sReturning)];
                        iRow = iRow + 1;
                    end
                end
                
            end
            iDroneCustomer = iDroneCustomer + 1; 
        end
        iDroneCustomer = iDroneCustomer + 1; 
    end
    
    % Run algorithm
    % Run algorithm
    for iteration = 1 : 10
        P_jCopy = P_j; 
        iDrone = 1; 
        bDone = 0; 
        iDroneCustomer = 1; 
        while iDrone < nDrones && bDone ~= 1
            while iDroneCustomer < length(solnIn.anPart2) && solnIn.anPart2(iDroneCustomer) ~= -1 && bDone ~= -1
                % Randomly pick (i, s) from P_c (if possible)
                anDimensions = size(P_jCopy(iDrone).Customer(solnIn.anPart2(iDroneCustomer)).aanCust);
                if anDimensions(1) == 0
                    bDone = 1; 
                else
                    nRows = anDimensions(1); 
                    nCols = anDimensions(2); 

                    P_jCopy(iDrone).Customer(solnIn.anPart2(iDroneCustomer)).aanCust
                    nRandi = randi(nRows); 
                    nRands = randi(nCols);
                    
                    % Assign launch i and reconvene s locations to customer j
                    % HOW
                    % 
                    P_jCopy(iDrone).Customer(solnIn.anPart2(iDroneCustomer))

                    % Update P_j according to the previously assigned
                    % flights to UAV_u
                end
            end
        end
    end







    
end
